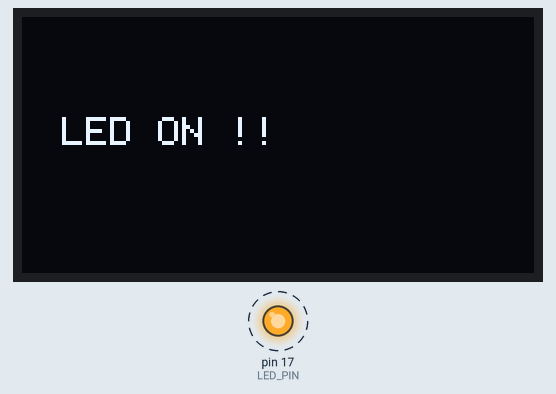
This sketch was run on a simulated Arduino Uno, built with avr-gcc and run on an emulated ATmega328P. Shown: 128×64 one-colour display, output pins drawn as LEDs (lit = HIGH). Dashed ring = blinking. What the sketch prints to the serial monitor is not drawn.

Above: at 0.1 s.
At 1.1 s:
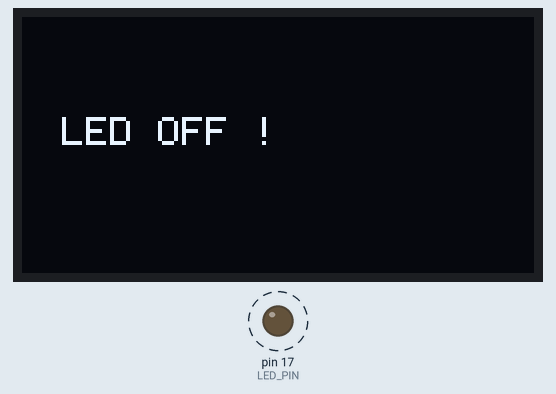
Timing chart, 0 to 130.0 s (numbered marks = the images above):
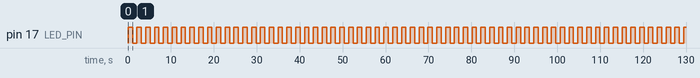

Measured:
- by itself, pin 17 (LED_PIN): alternates HIGH for 1.0 s and LOW for 1.0 s

The sketch:

01_Kit3_LED_OLED.ino
```cpp
#include <Adafruit_SSD1306.h>

Adafruit_SSD1306 display(4);

#define LED_PIN 17

void setup() {
  // Initialize LED pin
  pinMode(LED_PIN, OUTPUT);
  display.begin(SSD1306_SWITCHCAPVCC, 0x3C);
  Serial.begin(9600);

  display.clearDisplay();
  display.setTextSize(1);
  display.setTextColor(SSD1306_WHITE);
}

void loop() {
  // Turn LED ON
  digitalWrite(LED_PIN, HIGH);
  display.clearDisplay();
  display.setCursor(10, 25);
  display.print("LED ON !!");
  Serial.println("LED ON");
  display.display();
  delay(1000);

  // Turn LED OFF
  digitalWrite(LED_PIN, LOW);
  display.clearDisplay();
  display.setCursor(10, 25);
  display.print("LED OFF !");
  Serial.println("LED OFF");
  display.display();
  delay(1000);
}
```
